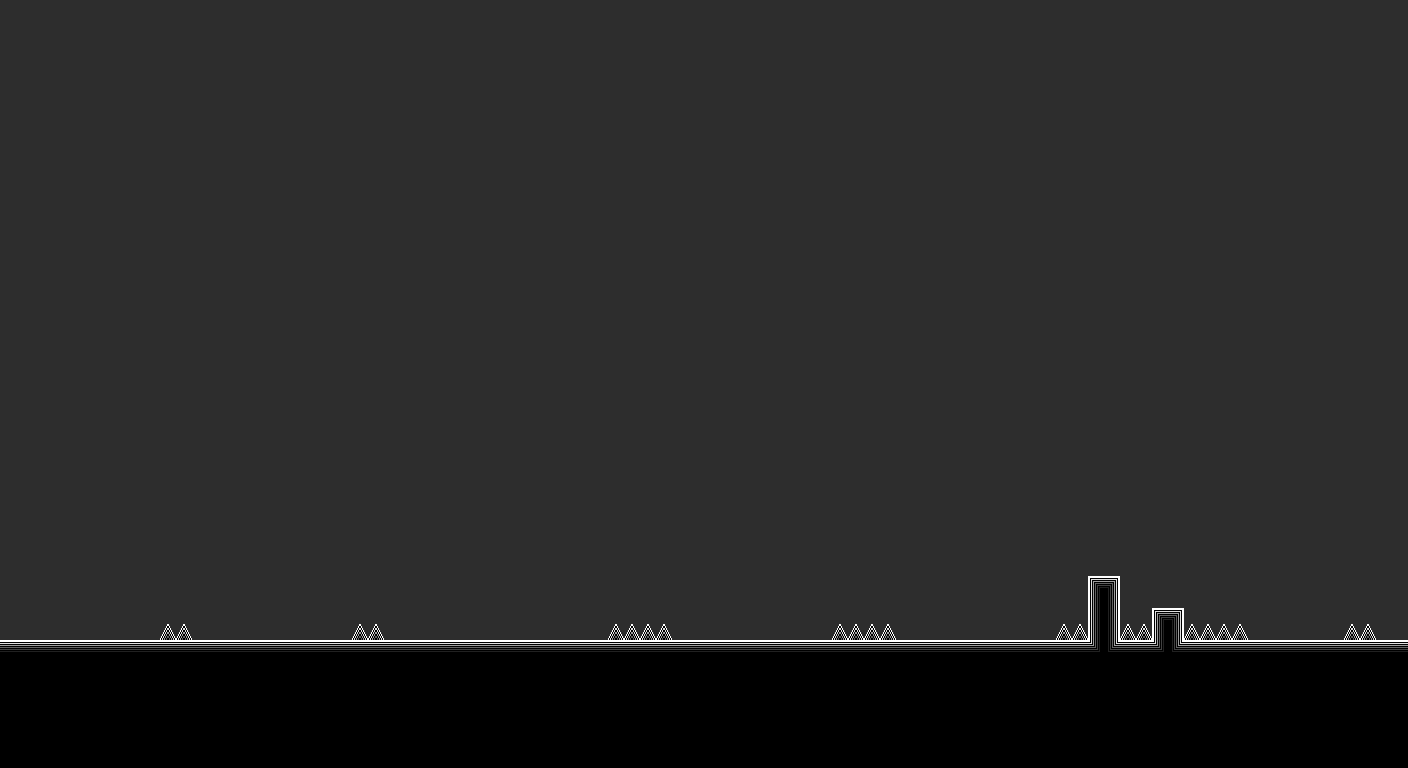

Tiled map render using the project's own tile images. Description and the whole map definition, tile-layer contents included, below:
An orthogonal 44x24 tile map with 32x32 px tiles, 1 tile layer (tiles) and 9 objects (playerSpawn, playerEnd).

<map version="1.10" tiledversion="1.10.2" orientation="orthogonal" renderorder="right-down" width="44" height="24" tilewidth="32" tileheight="32" infinite="0" backgroundcolor="#2d2d2d" nextlayerid="4" nextobjectid="11">
 <editorsettings>
  <export target="../resources/data/maps/menu/menu.lua" format="lua" />
 </editorsettings>
 <tileset firstgid="1" name="tiles" tilewidth="32" tileheight="32" tilecount="30" columns="6">
  <image source="../resources/images/tiles.png" width="192" height="160" />
 </tileset>
 <layer id="1" name="tiles" width="44" height="24">
  <data encoding="csv">
0,0,0,0,0,0,0,0,0,0,0,0,0,0,0,0,0,0,0,0,0,0,0,0,0,0,0,0,0,0,0,0,0,0,0,0,0,0,0,0,0,0,0,0,
0,0,0,0,0,0,0,0,0,0,0,0,0,0,0,0,0,0,0,0,0,0,0,0,0,0,0,0,0,0,0,0,0,0,0,0,0,0,0,0,0,0,0,0,
0,0,0,0,0,0,0,0,0,0,0,0,0,0,0,0,0,0,0,0,0,0,0,0,0,0,0,0,0,0,0,0,0,0,0,0,0,0,0,0,0,0,0,0,
0,0,0,0,0,0,0,0,0,0,0,0,0,0,0,0,0,0,0,0,0,0,0,0,0,0,0,0,0,0,0,0,0,0,0,0,0,0,0,0,0,0,0,0,
0,0,0,0,0,0,0,0,0,0,0,0,0,0,0,0,0,0,0,0,0,0,0,0,0,0,0,0,0,0,0,0,0,0,0,0,0,0,0,0,0,0,0,0,
0,0,0,0,0,0,0,0,0,0,0,0,0,0,0,0,0,0,0,0,0,0,0,0,0,0,0,0,0,0,0,0,0,0,0,0,0,0,0,0,0,0,0,0,
0,0,0,0,0,0,0,0,0,0,0,0,0,0,0,0,0,0,0,0,0,0,0,0,0,0,0,0,0,0,0,0,0,0,0,0,0,0,0,0,0,0,0,0,
0,0,0,0,0,0,0,0,0,0,0,0,0,0,0,0,0,0,0,0,0,0,0,0,0,0,0,0,0,0,0,0,0,0,0,0,0,0,0,0,0,0,0,0,
0,0,0,0,0,0,0,0,0,0,0,0,0,0,0,0,0,0,0,0,0,0,0,0,0,0,0,0,0,0,0,0,0,0,0,0,0,0,0,0,0,0,0,0,
0,0,0,0,0,0,0,0,0,0,0,0,0,0,0,0,0,0,0,0,0,0,0,0,0,0,0,0,0,0,0,0,0,0,0,0,0,0,0,0,0,0,0,0,
0,0,0,0,0,0,0,0,0,0,0,0,0,0,0,0,0,0,0,0,0,0,0,0,0,0,0,0,0,0,0,0,0,0,0,0,0,0,0,0,0,0,0,0,
0,0,0,0,0,0,0,0,0,0,0,0,0,0,0,0,0,0,0,0,0,0,0,0,0,0,0,0,0,0,0,0,0,0,0,0,0,0,0,0,0,0,0,0,
0,0,0,0,0,0,0,0,0,0,0,0,0,0,0,0,0,0,0,0,0,0,0,0,0,0,0,0,0,0,0,0,0,0,0,0,0,0,0,0,0,0,0,0,
0,0,0,0,0,0,0,0,0,0,0,0,0,0,0,0,0,0,0,0,0,0,0,0,0,0,0,0,0,0,0,0,0,0,0,0,0,0,0,0,0,0,0,0,
0,0,0,0,0,0,0,0,0,0,0,0,0,0,0,0,0,0,0,0,0,0,0,0,0,0,0,0,0,0,0,0,0,0,0,0,0,0,0,0,0,0,0,0,
0,0,0,0,0,0,0,0,0,0,0,0,0,0,0,0,0,0,0,0,0,0,0,0,0,0,0,0,0,0,0,0,0,0,0,0,0,0,0,0,0,0,0,0,
0,0,0,0,0,0,0,0,0,0,0,0,0,0,0,0,0,0,0,0,0,0,0,0,0,0,0,0,0,0,0,0,0,0,0,0,0,0,0,0,0,0,0,0,
0,0,0,0,0,0,0,0,0,0,0,0,0,0,0,0,0,0,0,0,0,0,0,0,0,0,0,0,0,0,0,0,0,0,0,0,0,0,0,0,0,0,0,0,
0,0,0,0,0,0,0,0,0,0,0,0,0,0,0,0,0,0,0,0,0,0,0,0,0,0,0,0,0,0,0,0,0,0,13,0,0,0,0,0,0,0,0,0,
0,0,0,0,0,20,0,0,0,0,0,20,0,0,0,0,0,0,0,20,20,0,0,0,0,0,20,20,0,0,0,0,0,20,14,20,13,20,20,0,0,0,20,0,
2,2,2,2,2,2,2,2,2,2,2,2,2,2,2,2,2,2,2,2,2,2,2,2,2,2,2,2,2,2,2,2,2,2,25,2,25,2,2,2,2,2,2,2,
5,5,5,5,5,5,5,5,5,5,5,5,5,5,5,5,5,5,5,5,5,5,5,5,5,5,5,5,5,5,5,5,5,5,5,5,5,5,5,5,5,5,5,5,
5,5,5,5,5,5,5,5,5,5,5,5,5,5,5,5,5,5,5,5,5,5,5,5,5,5,5,5,5,5,5,5,5,5,5,5,5,5,5,5,5,5,5,5,
5,5,5,5,5,5,5,5,5,5,5,5,5,5,5,5,5,5,5,5,5,5,5,5,5,5,5,5,5,5,5,5,5,5,5,5,5,5,5,5,5,5,5,5
</data>
 </layer>
 <objectgroup id="2" name="playerSpawn">
  <object id="9" name="playerSpawn" x="-50" y="605" width="32" height="32" />
  <object id="10" name="playerEnd" x="1455.21" y="498" width="34.0806" height="185" />
 </objectgroup>
 <objectgroup id="3" name="jumpObjects">
  <object id="1" x="140.5" y="609.5" width="32" height="32" />
  <object id="2" x="335.5" y="607" width="32" height="32" />
  <object id="3" x="594" y="608" width="32" height="32" />
  <object id="5" x="821" y="608" width="32" height="32" />
  <object id="6" x="992" y="608" width="32" height="32" />
  <object id="7" x="1199.67" y="576.333" width="32" height="32" />
  <object id="8" x="1312" y="608" width="32" height="32" />
 </objectgroup>
</map>
